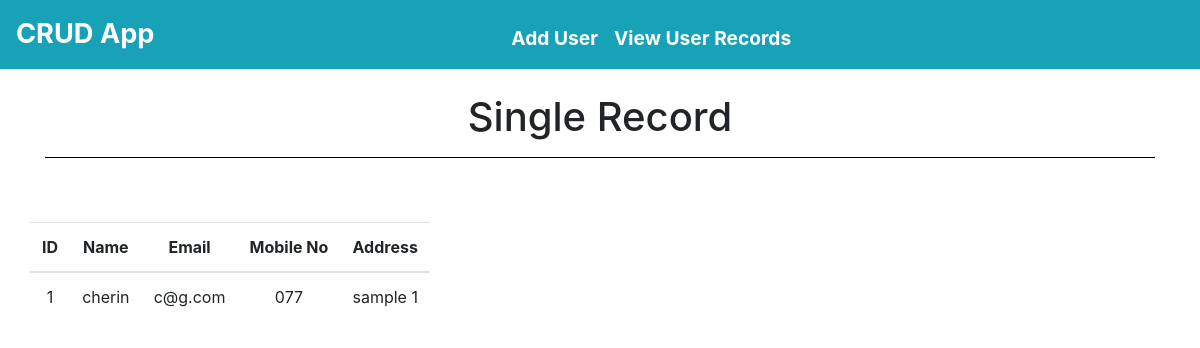
Screenshot of /read.php?id=1 with the database file from the repository.
### tables this page shows
CREATE TABLE `records` (
  `_name` varchar(50) DEFAULT NULL,
  `_email` varchar(50) DEFAULT NULL,
  `_mobile` varchar(50) DEFAULT NULL,
  `_address` varchar(50) DEFAULT NULL,
  `id` int(11) NOT NULL
);

### classes/Model.php (called while the page is built, shortened)
<?php
Class Model{
    private $server="localhost";
    private $username="root";
    private $password="admin";
    private $dbname="oop_crud";
    private $con;
    public function __construct(){
        try {
            $this->con = new mysqli($this->server,$this->username,$this->password,$this->dbname);
        } catch (Exception $e) {
            echo "Connection Failed! ".$e->getMessage();
        }
    }
    function fetchSingle($id){
        $sql= "SELECT * FROM records WHERE id=$id";
        try {
            $result= $this->con->query($sql);
            $row = $result->fetch_assoc();
            if($row){
                    return $row;
            }else{
                echo "no records in row";
            }
        } catch (Exception $e) {
            echo "Error in finding single  record! ".$e->getMessage();
        }
    }
}
?>

### read.php (the view, shortened to what this page needs)
<?php
include_once("./includes/header.php");
?>
<div class="container">
    <div class="row">
        <div class="col-md-12">
            <h1 class="text-center"> Single Record </h1>
            <hr style="1px;color:black;background-color:black;">
        </div>
        <div class="row ">
            <div class="col-lg-12 text-center justify-content-center mt-5">
                <table id="tableBody" class="table mx-auto">
                    <thead>
                        <tr>
                            <th scope="col">ID</th>
                            <th scope="col">Name</th>
                            <th scope="col">Email</th>
                            <th scope="col">Mobile No</th>
                            <th scope="col">Address</th>
                        </tr>
                    </thead>
                    <tbody>
                        <?php
                        require_once("./classes/Model.php");
                        $model= new Model();
                        $id= $_GET['id'];
                        $row= $model->fetchSingle($id);
                    ?>
                        <tr>
                            <td><?php echo $row["id"] ;?></td>
                            <td><?php echo $row["_name"] ;?></td>
                            <td><?php echo $row["_email"] ;?></td>
                            <td><?php echo $row["_mobile"] ;?></td>
                            <td><?php echo $row["_address"] ;?></td>
                        </tr>
                    </tbody>
                </table>
            </div>
        </div>
    </div>
</div>
</body>
</html>

### css/styles.css (style rules this page uses)
#tableBody { margin: auto auto; width: 400px; }

### rows the page displays
records: id "1", _name "cherin", _email "c@g.com", _mobile "077", _address "sample 1"
